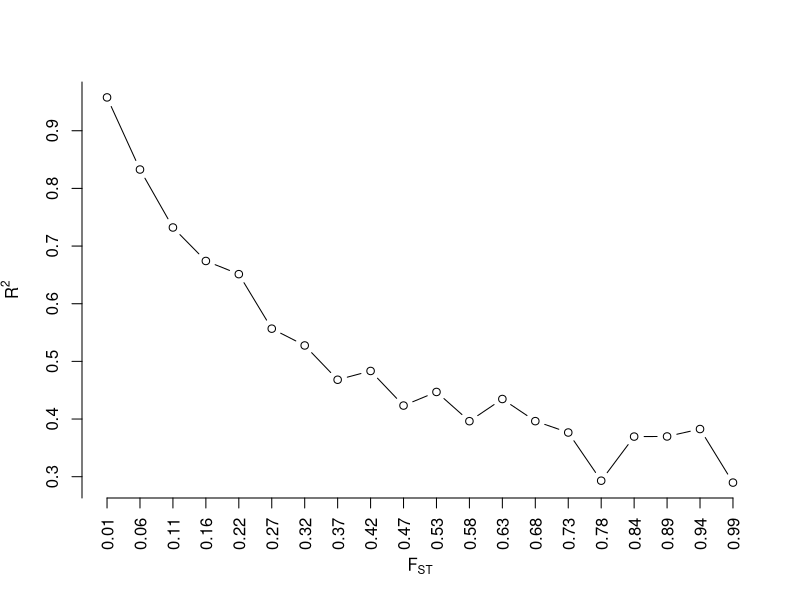
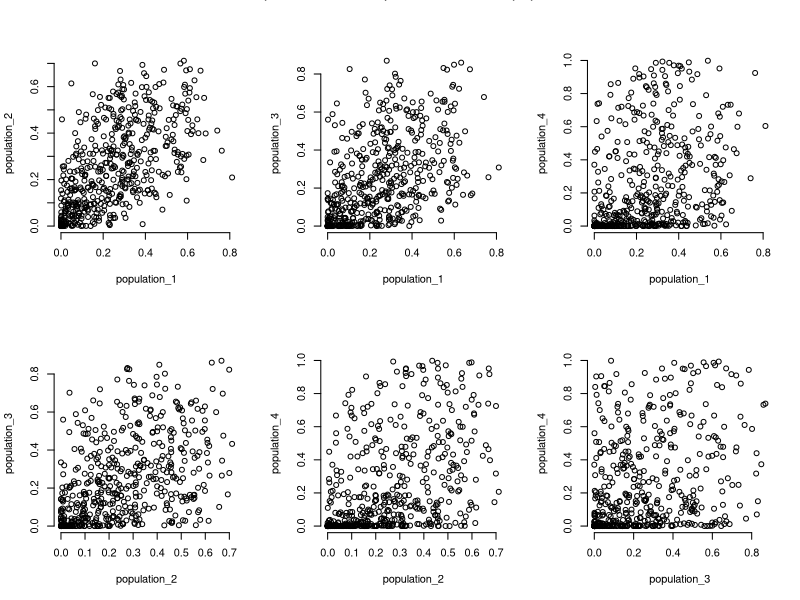
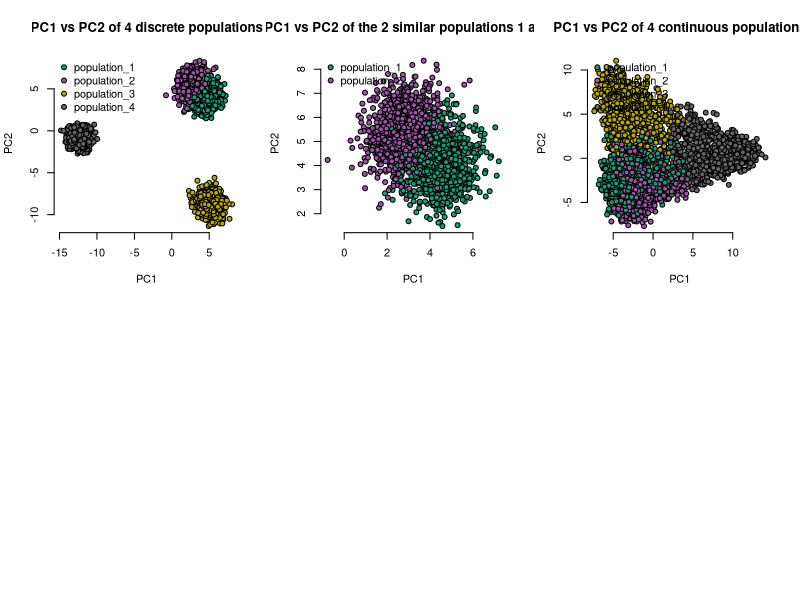

Write R code to recreate these figures, in order.
## ---- chunk 1
library(gtools)
## ---- chunk 2
M <- 500 # number of alleles or SNPs
n_pops <- 4 # number of populations
N <- 1000 # 20 individuals in each n_pops
f_pop12 <- 0.09
f_pop3 <- 0.19 # a third, distant, unrelated population
f_pop4 <- 0.4 # a fourth population
## ---- chunk 3
ancestral_allele_freqs <- runif(M, 0.01, 0.5)
sh1 <- ((1-f_pop12)/f_pop12)*ancestral_allele_freqs
sh2 <- ((1-f_pop12)/(f_pop12))*(1-ancestral_allele_freqs)
pop1_allele_freqs <- rbeta(M, shape1 = sh1, shape2 = sh2)
pop2_allele_freqs <- rbeta(M, shape1 = sh1, shape2 = sh2)
pop3_allele_freqs <- rbeta(M, shape1 = ((1-f_pop3)/f_pop3)*ancestral_allele_freqs, shape2=((1-f_pop3)/(f_pop3))*(1-ancestral_allele_freqs))
pop4_allele_freqs <- rbeta(M, shape1 = ((1-f_pop4)/f_pop4)*ancestral_allele_freqs, shape2=((1-f_pop4)/(f_pop4))*(1-ancestral_allele_freqs))

all_allele_freqs <- list(pop1_allele_freqs, pop2_allele_freqs, pop3_allele_freqs, pop4_allele_freqs)
names(all_allele_freqs) <- paste0('population_', 1:4)
## ---- chunk 4
# generate many Fst values
fst_vector <- round(seq(0.01, 0.99, length.out=20), 2) # 20 fsts ranging from 0.01 to 0.99
per_fst <- lapply(fst_vector, function(each_fst){
  
  sh1 <- ((1-each_fst)/each_fst)*ancestral_allele_freqs
  sh2 <- ((1-each_fst)/(each_fst))*(1-ancestral_allele_freqs)
  temp_allele_frq <- rbeta(M, shape1 = sh1, shape2 = sh2)
  deviation <- cor(ancestral_allele_freqs, temp_allele_frq) #|> suppressWarnings()
  return(deviation)
})
## ---- chunk 5
cor_deviation <- per_fst |> unlist()

plot(cor_deviation, frame.plot=F, xaxt='n', yaxt='n', type='b', xlab = expression(F[ST]), ylab=expression(R^2))
axis(1, at=rep(1:length(cor_deviation), by=1), labels = fst_vector, las=2)
axis(2, at=seq(0, 1, 0.1))
## ---- chunk 6
layout(matrix(c(1,2,3,4,5,6), nrow = 2, ncol = 3, byrow = T))
names_pop <- names(all_allele_freqs)
for(i in 1:4){
    for(j in 1:4){
        if(i == j){ # we don't want to plot pop1 vs pop1 e.t.c.
            next
        } else if (i < j) {
            #cor_ <- round(cor(all_allele_freqs[[i]], all_allele_freqs[[j]]), 2)
            plot(all_allele_freqs[[i]], all_allele_freqs[[j]], xlab = names_pop[i], ylab = names_pop[j], frame.plot = F)
            #abline(a=0, b=cor_, col='red')
            #mtext(cor_)
        }
    }
}
mtext('Scatterplot of allele frequencies for each population', outer = T)
## ---- chunk 7
genotypes <- lapply(seq_along(all_allele_freqs), function(i){
    matrix(data=rbinom(n=N*M, size=2, prob = all_allele_freqs[[i]]), nrow = N, ncol = M, byrow = T)
})

genotypes <- do.call(rbind, genotypes)
shuffle <- sample(1:nrow(genotypes)) # I will shuffle the data
genotypes <- genotypes[shuffle, ]
pops <- rep(names(all_allele_freqs), each=N)
pops <- pops[shuffle] # shuffle pops too, since it tells me what populations the genotypes come from

cat('Here is what the genotypes look like\n')
genotypes[1:5, 1:5]

cat('And here is what the population designation looks like \n')
pops[1:5]
## ---- chunk 8
# first change the row names of the genotype data to reflect the populations
#rownames(genotypes) <- pops
# I need to make sure that there are some variations in the SNPS - if there aren't any, I should remove them
pca_genotypes <- genotypes[ , which(apply(genotypes, 2, var) != 0)]
# PCA
pca_dt <- prcomp(pca_genotypes, scale.=T, center=T)
pca_dt$x[1:5, 1:5]
## ---- chunk 9
# colors
mycolors <- colorRampPalette(RColorBrewer::brewer.pal(8, "Dark2"))(n_pops)
#mycolors <- c('red', 'orange', 'green', 'blue')
color_coding <- factor(pops, labels = mycolors)
plot(pca_dt$x[, 'PC1'], pca_dt$x[, 'PC2'], bg=as.character(color_coding), xlab = 'PC1', ylab = 'PC2', frame.plot = F, pch=21, main='PC1 vs PC2 of 4 discrete populations')
legend('topleft', legend=names_pop, pch=c(21, 21, 21, 21), pt.bg=mycolors, bty = 'n', xpd=NA)
## ---- chunk 10
pop_names <- c('population_1', 'population_2')
idx <- which(pops %in% pop_names)
pca_12 <- pca_dt$x[idx, ]
color_coding <- factor(pops[idx], labels = mycolors[1:2])
plot(pca_12[, 'PC1'], pca_12[, 'PC2'], bg=as.character(color_coding), xlab = 'PC1', ylab = 'PC2', frame.plot = F, pch=21, main='PC1 vs PC2 of the 2 similar populations 1 and 2')
legend('topleft', legend=pop_names, pch=c(21, 21), pt.bg=mycolors[1:2], bty = 'n', xpd=NA)
## ---- chunk 11
ss <- sapply(all_allele_freqs, sum)
population_grade <- ss/sum(ss)
#population_grade <- rand_vect_cont(4, 1)
population_grade
## ---- chunk 12
q_matrix <- gtools::rdirichlet(N * n_pops, alpha = population_grade) # I want to simulate, N individuals per population
## ---- chunk 13
# assuming one individual
id1 <- q_matrix[1, ]
q_counts <- floor(id1 * M) # number of loci shared
q_counts
## ---- chunk 14
remainder_ <- M - sum(q_counts)
q_counts[which.max(q_counts)] <- q_counts[which.max(q_counts)] + remainder_
q_counts
## ---- chunk 15
q_counts_fxn <- function(q_matrix, M){
    apply(q_matrix, 1, function(each_row){
        temp <- floor(each_row * M)
        remainder_ <- M - sum(temp)
        temp[which.max(temp)] <- temp[which.max(temp)] + remainder_
        temp
    }) |> t()
}

q_counts <- q_counts_fxn(q_matrix, M)
q_counts[1:5, ] # for the first 5 individuals
## ---- chunk 16
genotypes <- matrix(NA, nrow = N*n_pops, ncol = M) # remember, N individuals per population

for(q in 1:nrow(q_counts)){
    pop_down <- 1
    m_loci <- 1:M
    i_loci <- list() # this list contains the actual loci an individual has shared among the other populations
    while(pop_down <= ncol(q_counts)){
        # sample pop 1 loci
        pop_loci <- sample(m_loci, size=q_counts[q, pop_down], replace = F)
        if(length(pop_loci) == 0){
            m_loci <- m_loci[m_loci != 0]
            i_loci[[pop_down]] <- 0
        } else {
            m_loci <- m_loci[!m_loci %in% pop_loci]
            i_loci[[pop_down]] <- pop_loci
        }
        pop_down <- pop_down + 1
    }
    
    g_loci <- lapply(seq_along(i_loci), function(i){
        temp <- all_allele_freqs[[i]][i_loci[[i]]]
        rbinom(n = length(temp), size = 2, prob = temp)
    })

    gi <- vector(mode='numeric', length = M)
    for(i in 1:n_pops){
        gi[i_loci[[i]]] <- g_loci[[i]]
    }
    
    genotypes[q, ] <- gi
    
}
## ---- chunk 17
pop <- paste0('population_', apply(q_counts, 1, which.max))
# first change the row names of the genotype data to reflect the populations
rownames(genotypes) <- pop
# I need to make sure that there are some variations in the SNPS - if there aren't any, I should remove them
pca_genotypes <- genotypes[ , which(apply(genotypes, 2, var) != 0)]
# PCA
pca_dt <- prcomp(pca_genotypes, scale.=T, center=T)
pca_dt$x[1:5, 1:5]
## ---- chunk 18
mycolors <- colorRampPalette(RColorBrewer::brewer.pal(8, "Dark2"))(n_pops)
color_coding <- factor(rownames(pca_dt$x), labels = mycolors)
plot(pca_dt$x[, 'PC1'], pca_dt$x[, 'PC2'], bg=color_coding |> as.character(), xlab = 'PC1', ylab = 'PC2', frame.plot = F, pch=21, main='PC1 vs PC2 of 4 continuous populations')
legend('topleft', legend=names_pop, pch=c(21, 21, 21, 21), pt.bg=mycolors, bty = 'n', xpd = NA)
